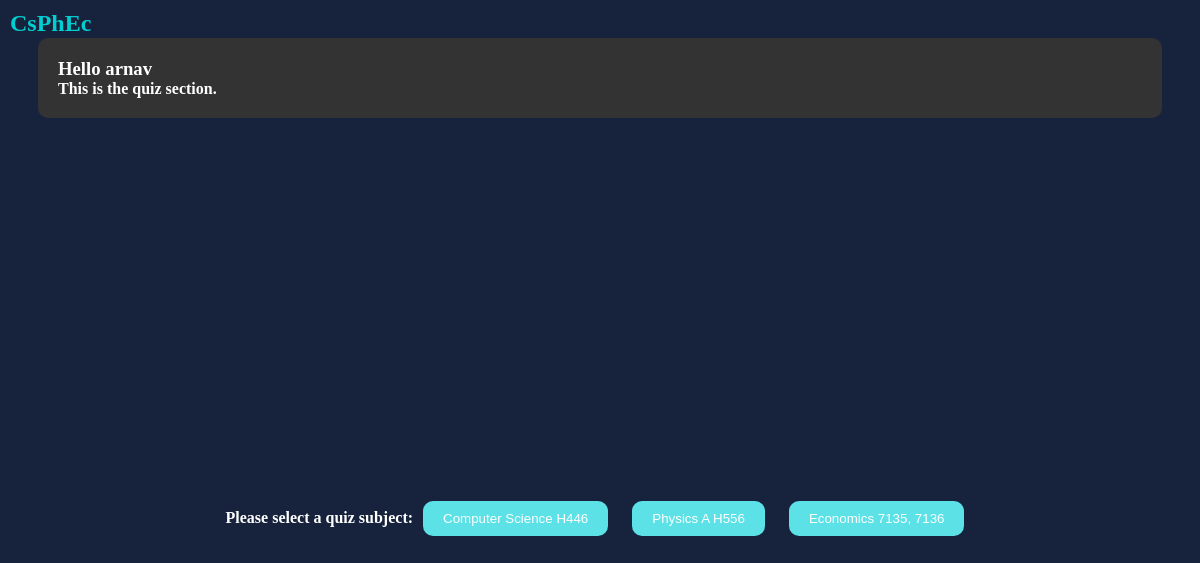
Screenshot of /quizzes/ (signed in) with the database file from the repository.
### quizzes/models.py (models this page shows, shortened)
class QuizSubject(models.Model):
    subject_name = models.CharField(max_length=100)
    subject_description = models.TextField()

### quizzes/views.py (the view)
# urls.py: path('', views.index, name='index'),
def index(request):
    if request.user.is_authenticated:  # checks if the the current user is logged in
        username = request.user.username
        subjects = QuizSubject.objects.all()  # using the models from the quizzes app
        context = {
            'username': username,
            'subjects': subjects
        }
        return render(request, "quizzes/index.html", context)
    else:
        messages.error(request, "Please Login / Register!")
        return redirect('home')

### templates/quizzes/index.html (shortened to what this page needs)
<!DOCTYPE html>
<html lang="en">
  <head>
  </head>
  <body>
  <div id="logo">CsPhEc</div>
  <div class="container1">
    <div id="welcomeSection">
      <h3>Hello {{ username }}</h3>
      <h4>This is the quiz section.</h4>
    </div>
    <div class="container">
      <h4>Please select a quiz subject: </h4>
      <form method="POST" action="{% url 'quizzes:questionPackDisplay' %}">
        {% csrf_token %} {% for subject in subjects %}
        <button
          id="{{ subject.subject_name }}"
          name="subject"
          value="{{ subject.subject_name }}"
          type="submit"
          onclick="console.log(this.value)"
        >
          {{ subject.subject_name }}
        </button>
        {% endfor %}
      </form>
    </div>
  </div>
  </body>
</html>

### templates/quizzes/index.html (style rules this page uses)
body { background-color: #17233d; }
#welcomeSection { background-color: #333333; padding: 20px; border-radius: 10px; }
#welcomeSection h3, #welcomeSection h4 { color: white; margin: 0; }
.container { display: flex; justify-content: center; align-items: center; height: 100vh; flex-direction: row; }
h4 { color: white; }
.container button { margin: 10px; background-color: #5ce1e6; border: none; border-radius: 10px; padding: 10px 20px; color: #fff; cursor: pointer; }
.container1 { padding: 30px; }
#logo { position: absolute; top: 10px; left: 10px; font-size: 24px; font-weight: bold; color: #00CED1; }

### rows the page displays
QuizSubject: subject_name "Computer Science H446"
QuizSubject: subject_name "Physics A H556"
QuizSubject: subject_name "Economics 7135, 7136"

### other values shown
{{ username }} "arnav"
